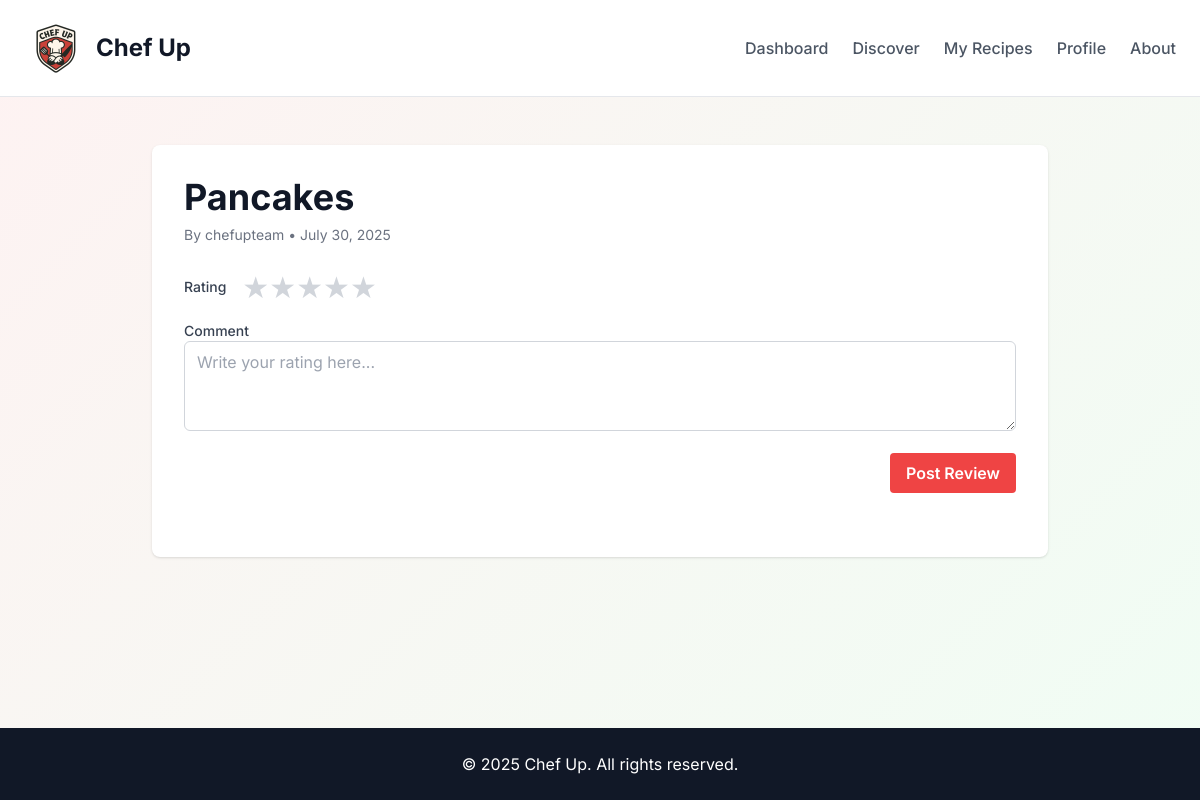
Page /rate/19/ (signed in) on the committed database.
### application/models.py (models this page shows)
class Recipe(models.Model):
    title = models.CharField(max_length=255)
    description = models.TextField()
    ingredients = models.TextField()
    instructions = models.TextField()
    created_at = models.DateTimeField(auto_now_add=True)
    updated_at = models.DateTimeField(auto_now=True)
    author = models.ForeignKey(User, on_delete=models.CASCADE, related_name='recipes')
    avg_review = models.FloatField(default=0)
    is_public = models.BooleanField(default=True)

### application/views.py (the view)
# urls.py: path('rate/<int:recipe_id>/', views.recipe_rate, name='rate'),
@login_required
def recipe_rate(request, recipe_id):
    recipe = get_object_or_404(Recipe, id=recipe_id)
    saved_rating = Review.objects.filter(user=request.user, recipe=recipe).first()
    if request.method == 'POST':
        rating_form = RatingForm(request.POST)
        if rating_form.is_valid():
            if saved_rating:    #Not sure about this method
                saved_rating.rating = rating_form.cleaned_data['rating']
                saved_rating.comment = rating_form.cleaned_data['comment']
                saved_rating.save()
                update_average(recipe)
                return redirect('recipe_detail', recipe_id=recipe_id)
            else:
                rating = rating_form.save(commit=False)
                rating.user = request.user
                rating.recipe = recipe
                rating.save()
                update_average(recipe)
                return redirect('recipe_detail', recipe_id=recipe_id)
    else:
        rating_form = RatingForm()
    return render(request, 'rate.html', {'recipe': recipe, 'saved_rating': saved_rating, 'rating_form': rating_form})

### application/forms.py
class RatingForm(forms.ModelForm):
    class Meta:
        model = Review
        fields = ['rating', 'comment']
        widgets = {
            'rating': forms.RadioSelect(attrs={}),
            'comment': forms.Textarea(attrs={
                'rows': 3,
                'placeholder': 'Write your rating here...',
                'class': 'w-full px-3 py-2 border border-gray-300 rounded-md focus:outline-none focus:ring focus:ring-red-100'
            }),
        }

### application/templates/rate.html (shortened to what this page needs)
{% extends 'base_loggedin.html' %}
{% block content %}
  <main class="flex-grow px-6 py-12">
    <div class="max-w-4xl mx-auto bg-white shadow rounded-lg p-8">
      <h1 class="text-4xl font-bold text-gray-900 mb-2">{{ recipe.title }}</h1>
      <p class="text-sm text-gray-500 mb-6">
        By {{ recipe.author.username }} • {{ recipe.created_at|date:"F j, Y" }}
      </p>
      {% if user.is_authenticated %}
        <div class="mb-8">
          <form method="post">
            {% for field in rating_form %}
              {% if field.name == 'rating' %}
                <div class="flex items-center mb-4">
                  <label class="block text-sm font-medium text-gray-700 mr-4">{{ field.label }}</label>
                  <div class="flex items-center flex-row-reverse justify-end">
                    {% for star in "54321" %}
                      <label for="star-{{ star }}" class="cursor-pointer text-3xl peer-hover:text-yellow-400 peer-checked:text-yellow-400 text-gray-300 transition">
                        ★
                      </label>
                    {% endfor %}
                  </div>
                </div>
              {% else %}
                <div class="mb-4">
                  <label class="block text-sm font-medium text-gray-700">{{ field.label }}</label>
                  {{ field }}
                </div>
              {% endif %}
            {% endfor %}
            <div class="text-right">
              <button type="submit" class="px-4 py-2 bg-red-500 text-white font-semibold rounded hover:bg-red-600 transition">
                Post Review
              </button>
            </div>
          </form>
        </div>
      {% endif %}
    </div>
  </main>
{% endblock content %}

### application/templates/base_loggedin.html (style rules this page uses)
body { font-family: 'Inter', sans-serif; }
.hero-gradient { background: linear-gradient(135deg, #fef2f2 0%, #f0fdf4 100%); }

### rows in the picture
Recipe: title "Pancakes", author.username "chefupteam", created_at "July 30, 2025"

### other values in the picture
{{ field.label }} "Rating"
{{ field.label }} "Comment"
